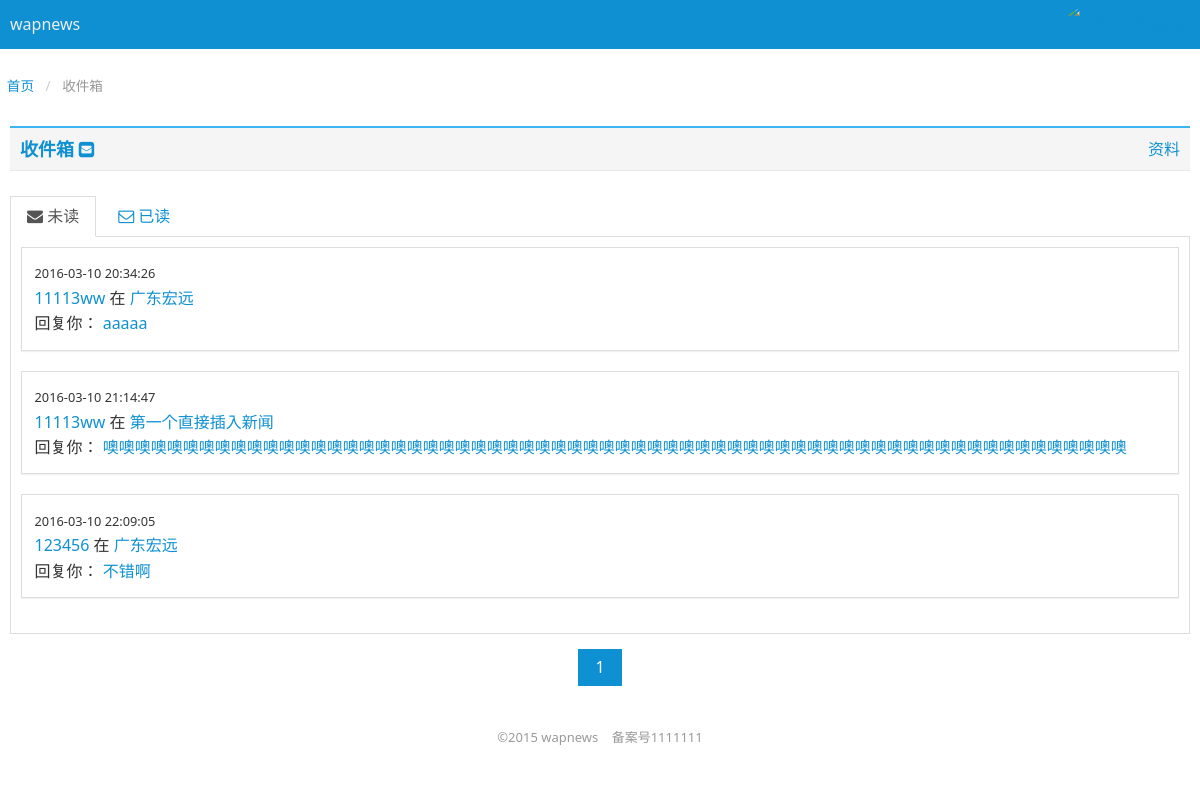
/application/message.php?id=1 (signed in), run on the app's committed database.
### tables this page shows
CREATE TABLE `wap_message` (
  `message_id` int(11) NOT NULL AUTO_INCREMENT COMMENT '消息id',
  `message_from_id` int(11) NOT NULL COMMENT '消息发送人id',
  `message_news_id` int(11) NOT NULL COMMENT '新闻id',
  `message_to_id` int(11) DEFAULT NULL COMMENT '消息接收人id',
  `message_time` datetime DEFAULT NULL COMMENT '消息发送时间',
  `message_isread` tinyint(1) unsigned DEFAULT '0' COMMENT '是否已读，默认0',
  `message_content` varchar(255) DEFAULT NULL,
  PRIMARY KEY (`message_id`)
);

CREATE TABLE `wap_user` (
  `user_id` int(11) NOT NULL AUTO_INCREMENT,
  `user_name` varchar(50) DEFAULT NULL,
  `user_login_name` varchar(255) DEFAULT NULL,
  `user_password` varchar(255) DEFAULT NULL,
  `user_reg_time` datetime DEFAULT NULL,
  `user_last_time` datetime DEFAULT NULL,
  `user_touxiang` varchar(255) DEFAULT '../public/touxiang/0.jpg',
  `user_canuse` tinyint(4) DEFAULT '1',
  PRIMARY KEY (`user_id`)
);

CREATE TABLE `wap_news_content` (
  `content_id` int(11) NOT NULL AUTO_INCREMENT COMMENT '新闻编号',
  `content_title` varchar(50) NOT NULL COMMENT '新闻标题',
  `content_content` varchar(1000) NOT NULL COMMENT '新闻内容',
  `content_category_id` int(10) unsigned NOT NULL COMMENT '属于哪个分类',
  `content_author_id` int(11) NOT NULL COMMENT '新闻作者id',
  `content_post_time` datetime DEFAULT NULL COMMENT '新闻发布日期',
  `content_last_time` datetime DEFAULT NULL COMMENT '最后回复日期',
  PRIMARY KEY (`content_id`)
);

### application/conf/mysql.inc.php (called while the page is built, shortened)
<?php
function execute($link, $query) {
	$result = mysqli_query ( $link, $query );
	return $result;
}
function num($link, $sql_count){
	$result = execute($link, $sql_count);
	$count = mysqli_fetch_row($result);
	return $count[0];
}
?>

### application/message.php (the view, shortened to what this page needs)
<?php
include_once 'conf/mysql.inc.php';
include_once 'conf/page.inc.php';
?>
<?php include_once 'common/header.inc.php';?>
<ol class="am-breadcrumb am-breadcrumb-slash">
	<li><a href="index.php">首页</a></li>
	<li class="am-active">收件箱</li>
</ol>
<div data-am-widget="list_news"
	class="am-list-news am-list-news-default">
	<div data-am-widget="titlebar" class="am-titlebar am-titlebar-multi">
		<h2 class="am-titlebar-title ">
 <?php  ?>收件箱 <span class="am-icon-envelope-square"></span>
		</h2>
		<nav class="am-titlebar-nav">
			 <a href="info.php?id=<?php echo $_COOKIE['user']['user_id']?>" class="">资料</a>
		</nav>
	</div>
	<br />
	<div class="am-tabs" data-am-tabs>
		<ul class="am-tabs-nav am-nav am-nav-tabs">
			<li class="am-active"><a href="#tab1"><span class="am-icon-envelope">
						未读 </span></a></li>
			<li><a href="#tab2"><span class="am-icon-envelope-o"> 已读 </span></a></li>
		</ul>
		<div class="am-tabs-bd">
			<div class="am-tab-panel am-fade am-in am-active" id="tab1">
						<?php
						$query  = "select COUNT(*) from wap_message where message_to_id = {$_COOKIE['user']['user_id']} and message_isread = 0";
						$count = num($link, $query);
						$page_size = 5;
						$page = page($count, $page_size);
						  $query = "SELECT
                            a.message_news_id AS news_id,
                            a.message_time AS time,
                            a.message_isread,
                            a.message_content AS message,
                            b.user_name AS from_name,
                            b.user_id AS from_id,
                            c.content_id,
                            c.content_title,
                            a.message_id,
                            a.message_to_id
                            FROM
                            wap_message AS a
                            INNER JOIN wap_user AS b ON b.user_id = a.message_from_id
                            INNER JOIN wap_news_content AS c ON c.content_id = a.message_news_id
                            WHERE message_to_id={$_COOKIE['user']['user_id']} and a.message_isread = 0  {$page['limit']}";
						  $result =execute($link, $query);
						  while($data = mysqli_fetch_assoc($result)){
						?>
				<div class="am-panel am-panel-default">
					<div class="am-panel-bd class="am-text-truncate"">
						<small><?php echo $data['time']?></small><br /> <a><?php echo $data['from_name']?></a> 在 <a href="news.php?id=<?php echo $data['content_id']?>"><?php echo $data['content_title']?></a><br />
						回复你：
						<a ><?php echo $data['message']?></a>
					</div>
				</div>
				<?php						  }
						?>
				</div>
			</div>
						<?php
						$query  = "select COUNT(*) from wap_message where message_to_id = {$_COOKIE['user']['user_id']} and message_isread = 1";
						$count = num($link, $query);
						$page_size = 5;
						$page = page($count, $page_size);
						?>
		</div>
	<ul class="am-pagination am-pagination-centered">
		<?php
echo $page['html'];
?>
	</ul>
</div>
<?php include_once 'common/footer.inc.php';?>

### data on the page
wap_message: message_time "2016-03-10 20:34:26", wap_user.user_name "11113ww", wap_news_content.content_title "广东宏远", message_content "aaaaa"
wap_message: message_time "2016-03-10 21:14:47", wap_user.user_name "11113ww", wap_news_content.content_title "第一个直接插入新闻", message_content "噢噢噢噢噢噢噢噢噢噢噢噢噢噢噢噢噢噢噢噢噢噢噢噢噢噢噢噢噢噢噢噢噢噢噢噢噢噢噢噢噢噢噢噢噢噢噢噢噢噢噢噢噢噢噢噢噢噢噢噢噢噢噢噢"
wap_message: message_time "2016-03-10 22:09:05", wap_user.user_name "123456", wap_news_content.content_title "广东宏远", message_content "不错啊"

### other printed values
SITE_NAME "wapnews"
